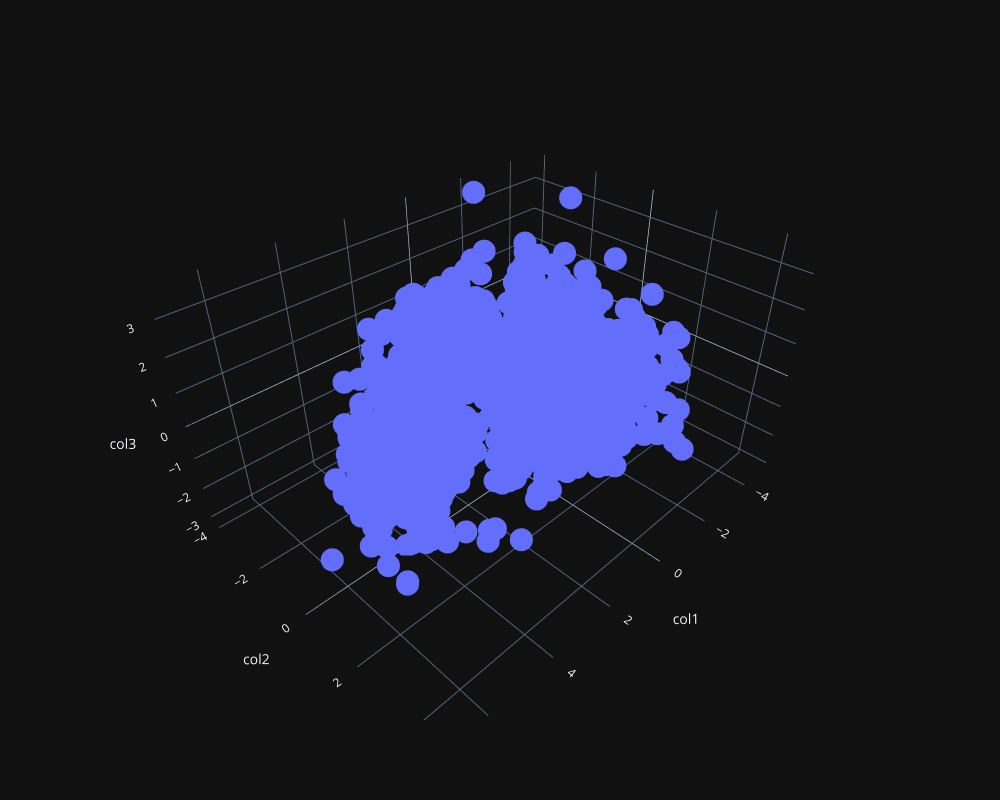

Here is the notebook cell this chart was saved with:
### Code cell
fig = px.scatter_3d(df_pca, x='col1', y='col2', z='col3',
                 template='plotly_dark',width=1000, height=800)
fig.show()

### Figure 1 — Plotly figure (JSON) as saved in the notebook; plotly's stock layout.template omitted (floating-point values rounded to 4 significant figures; data arrays with more than 128 entries replaced by an {"elided": "..."} marker saying what was removed)
{"data": [{"hovertemplate": "col1=%{x}<br>col2=%{y}<br>col3=%{z}<extra></extra>", "legendgroup": "", "marker": {"color": "#636efa", "symbol": "circle"}, "mode": "markers", "name": "", "scene": "scene", "showlegend": false, "type": "scatter3d", "x": {"elided": "2205 float values"}, "y": {"elided": "2205 float values"}, "z": {"elided": "2205 float values"}}], "layout": {"height": 800, "legend": {"tracegroupgap": 0}, "margin": {"t": 60}, "scene": {"domain": {"x": [0, 1], "y": [0, 1]}, "xaxis": {"title": {"text": "col1"}}, "yaxis": {"title": {"text": "col2"}}, "zaxis": {"title": {"text": "col3"}}}, "width": 1000}}
